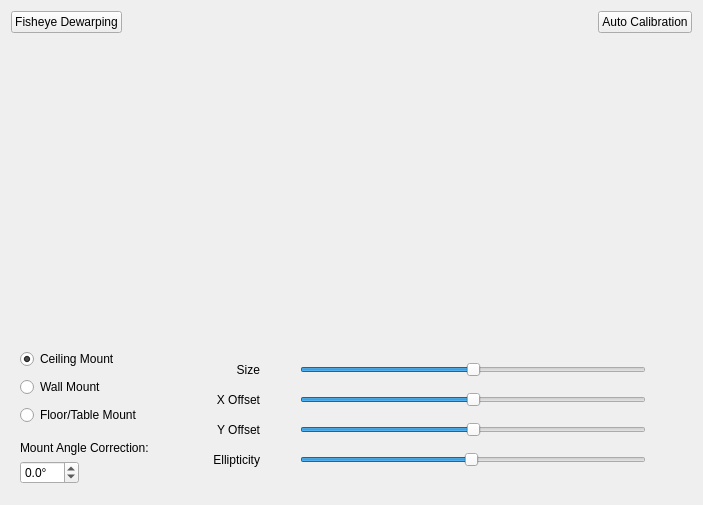
<?xml version="1.0" encoding="UTF-8"?>
<ui version="4.0">
 <class>FisheyeSettingsWidget</class>
 <widget class="QWidget" name="FisheyeSettingsWidget">
  <property name="geometry">
   <rect>
    <x>0</x>
    <y>0</y>
    <width>703</width>
    <height>505</height>
   </rect>
  </property>
  <property name="windowTitle">
   <string/>
  </property>
  <layout class="QVBoxLayout" name="verticalLayout" stretch="0,1,0">
   <property name="spacing">
    <number>16</number>
   </property>
   <item>
    <layout class="QHBoxLayout" name="horizontalLayout_2">
     <item>
      <widget class="QPushButton" name="fisheyeEnabledButton">
       <property name="text">
        <string>Fisheye Dewarping</string>
       </property>
       <property name="checkable">
        <bool>true</bool>
       </property>
      </widget>
     </item>
     <item>
      <spacer name="horizontalSpacer">
       <property name="orientation">
        <enum>Qt::Horizontal</enum>
       </property>
       <property name="sizeHint" stdset="0">
        <size>
         <width>40</width>
         <height>20</height>
        </size>
       </property>
      </spacer>
     </item>
     <item>
      <widget class="QPushButton" name="autoCalibrationButton">
       <property name="text">
        <string>Auto Calibration</string>
       </property>
      </widget>
     </item>
    </layout>
   </item>
   <item>
    <widget class="QnFisheyeCalibrationWidget" name="calibrateWidget" native="true">
    </widget>
   </item>
   <item>
    <widget class="QWidget" name="widget" native="true">
     <layout class="QHBoxLayout" name="horizontalLayout_3" stretch="1,3">
      <property name="spacing">
       <number>24</number>
      </property>
      <item>
       <layout class="QVBoxLayout" name="verticalLayout_2">
        <property name="spacing">
         <number>8</number>
        </property>
        <item>
         <widget class="QRadioButton" name="viewDownButton">
          <property name="text">
           <string>Ceiling Mount</string>
          </property>
          <property name="checked">
           <bool>true</bool>
          </property>
         </widget>
        </item>
        <item>
         <widget class="QRadioButton" name="horizontalRadioButton">
          <property name="text">
           <string>Wall Mount</string>
          </property>
          <property name="checked">
           <bool>false</bool>
          </property>
         </widget>
        </item>
        <item>
         <widget class="QRadioButton" name="viewUpButton">
          <property name="text">
           <string>Floor/Table Mount</string>
          </property>
         </widget>
        </item>
        <item>
         <widget class="QWidget" name="widget_3" native="true">
          <layout class="QVBoxLayout" name="verticalLayout_5">
           <property name="leftMargin">
            <number>0</number>
           </property>
           <property name="topMargin">
            <number>8</number>
           </property>
           <property name="rightMargin">
            <number>0</number>
           </property>
           <property name="bottomMargin">
            <number>0</number>
           </property>
           <item>
            <widget class="QLabel" name="label">
             <property name="sizePolicy">
              <sizepolicy hsizetype="Preferred" vsizetype="Fixed">
               <horstretch>0</horstretch>
               <verstretch>0</verstretch>
              </sizepolicy>
             </property>
             <property name="text">
              <string>Mount Angle Correction:</string>
             </property>
            </widget>
           </item>
           <item>
            <widget class="QDoubleSpinBox" name="angleSpinBox">
             <property name="sizePolicy">
              <sizepolicy hsizetype="Fixed" vsizetype="Fixed">
               <horstretch>0</horstretch>
               <verstretch>0</verstretch>
              </sizepolicy>
             </property>
             <property name="suffix">
              <string>°</string>
             </property>
             <property name="decimals">
              <number>1</number>
             </property>
             <property name="minimum">
              <double>-30.000000000000000</double>
             </property>
             <property name="maximum">
              <double>30.000000000000000</double>
             </property>
            </widget>
           </item>
           <item>
            <spacer name="verticalSpacer_2">
             <property name="orientation">
              <enum>Qt::Vertical</enum>
             </property>
             <property name="sizeHint" stdset="0">
              <size>
               <width>20</width>
               <height>1</height>
              </size>
             </property>
            </spacer>
           </item>
          </layout>
         </widget>
        </item>
       </layout>
      </item>
      <item>
       <widget class="QWidget" name="widget_2" native="true">
        <layout class="QGridLayout" name="gridLayout">
         <property name="horizontalSpacing">
          <number>4</number>
         </property>
         <item row="0" column="0">
          <widget class="QLabel" name="sizeLabel">
           <property name="text">
            <string>Size</string>
           </property>
           <property name="alignment">
            <set>Qt::AlignRight|Qt::AlignTrailing|Qt::AlignVCenter</set>
           </property>
          </widget>
         </item>
         <item row="0" column="1">
          <widget class="QLabel" name="sizeIcon1">
           <property name="minimumSize">
            <size>
             <width>32</width>
             <height>24</height>
            </size>
           </property>
           <property name="text">
            <string notr="true"/>
           </property>
           <property name="alignment">
            <set>Qt::AlignRight|Qt::AlignTrailing|Qt::AlignVCenter</set>
           </property>
          </widget>
         </item>
         <item row="1" column="0">
          <widget class="QLabel" name="xOffsetLabel">
           <property name="text">
            <string>X Offset</string>
           </property>
           <property name="alignment">
            <set>Qt::AlignRight|Qt::AlignTrailing|Qt::AlignVCenter</set>
           </property>
          </widget>
         </item>
         <item row="0" column="3">
          <widget class="QLabel" name="sizeIcon2">
           <property name="minimumSize">
            <size>
             <width>24</width>
             <height>24</height>
            </size>
           </property>
           <property name="text">
            <string notr="true"/>
           </property>
          </widget>
         </item>
         <item row="0" column="2">
          <widget class="QSlider" name="sizeSlider">
           <property name="minimumSize">
            <size>
             <width>200</width>
             <height>0</height>
            </size>
           </property>
           <property name="minimum">
            <number>25</number>
           </property>
           <property name="maximum">
            <number>75</number>
           </property>
           <property name="value">
            <number>50</number>
           </property>
           <property name="orientation">
            <enum>Qt::Horizontal</enum>
           </property>
          </widget>
         </item>
         <item row="2" column="3">
          <widget class="QLabel" name="yOffsetIcon2">
           <property name="minimumSize">
            <size>
             <width>24</width>
             <height>24</height>
            </size>
           </property>
           <property name="text">
            <string notr="true"/>
           </property>
          </widget>
         </item>
         <item row="2" column="0">
          <widget class="QLabel" name="yOffsetLabel">
           <property name="text">
            <string>Y Offset</string>
           </property>
           <property name="alignment">
            <set>Qt::AlignRight|Qt::AlignTrailing|Qt::AlignVCenter</set>
           </property>
          </widget>
         </item>
         <item row="2" column="2">
          <widget class="QSlider" name="yOffsetSlider">
           <property name="minimumSize">
            <size>
             <width>200</width>
             <height>0</height>
            </size>
           </property>
           <property name="maximum">
            <number>100</number>
           </property>
           <property name="value">
            <number>50</number>
           </property>
           <property name="orientation">
            <enum>Qt::Horizontal</enum>
           </property>
          </widget>
         </item>
         <item row="1" column="2">
          <widget class="QSlider" name="xOffsetSlider">
           <property name="minimumSize">
            <size>
             <width>200</width>
             <height>0</height>
            </size>
           </property>
           <property name="maximum">
            <number>100</number>
           </property>
           <property name="value">
            <number>50</number>
           </property>
           <property name="orientation">
            <enum>Qt::Horizontal</enum>
           </property>
          </widget>
         </item>
         <item row="3" column="1">
          <widget class="QLabel" name="ellipticityIcon1">
           <property name="minimumSize">
            <size>
             <width>32</width>
             <height>24</height>
            </size>
           </property>
           <property name="text">
            <string notr="true"/>
           </property>
           <property name="alignment">
            <set>Qt::AlignRight|Qt::AlignTrailing|Qt::AlignVCenter</set>
           </property>
          </widget>
         </item>
         <item row="1" column="1">
          <widget class="QLabel" name="xOffsetIcon1">
           <property name="minimumSize">
            <size>
             <width>32</width>
             <height>24</height>
            </size>
           </property>
           <property name="text">
            <string notr="true"/>
           </property>
           <property name="alignment">
            <set>Qt::AlignRight|Qt::AlignTrailing|Qt::AlignVCenter</set>
           </property>
          </widget>
         </item>
         <item row="3" column="2">
          <widget class="QSlider" name="ellipticitySlider">
           <property name="minimumSize">
            <size>
             <width>200</width>
             <height>0</height>
            </size>
           </property>
           <property name="minimum">
            <number>1</number>
           </property>
           <property name="maximum">
            <number>100</number>
           </property>
           <property name="value">
            <number>50</number>
           </property>
           <property name="orientation">
            <enum>Qt::Horizontal</enum>
           </property>
          </widget>
         </item>
         <item row="3" column="0">
          <widget class="QLabel" name="ellipticityLabel">
           <property name="text">
            <string>Ellipticity</string>
           </property>
           <property name="alignment">
            <set>Qt::AlignRight|Qt::AlignTrailing|Qt::AlignVCenter</set>
           </property>
          </widget>
         </item>
         <item row="3" column="3">
          <widget class="QLabel" name="ellipticityIcon2">
           <property name="minimumSize">
            <size>
             <width>24</width>
             <height>24</height>
            </size>
           </property>
           <property name="text">
            <string notr="true"/>
           </property>
          </widget>
         </item>
         <item row="1" column="3">
          <widget class="QLabel" name="xOffsetIcon2">
           <property name="minimumSize">
            <size>
             <width>24</width>
             <height>24</height>
            </size>
           </property>
           <property name="text">
            <string notr="true"/>
           </property>
          </widget>
         </item>
         <item row="2" column="1">
          <widget class="QLabel" name="yOffsetIcon1">
           <property name="minimumSize">
            <size>
             <width>32</width>
             <height>24</height>
            </size>
           </property>
           <property name="text">
            <string notr="true"/>
           </property>
           <property name="alignment">
            <set>Qt::AlignRight|Qt::AlignTrailing|Qt::AlignVCenter</set>
           </property>
          </widget>
         </item>
         <item row="4" column="0" colspan="3">
          <spacer name="verticalSpacer">
           <property name="orientation">
            <enum>Qt::Vertical</enum>
           </property>
           <property name="sizeHint" stdset="0">
            <size>
             <width>20</width>
             <height>1</height>
            </size>
           </property>
          </spacer>
         </item>
        </layout>
       </widget>
      </item>
     </layout>
    </widget>
   </item>
  </layout>
 </widget>
 <customwidgets>
  <customwidget>
   <class>QnFisheyeCalibrationWidget</class>
   <extends>QWidget</extends>
   <header location="global">ui/widgets/fisheye/fisheye_calibration_widget.h</header>
   <container>1</container>
  </customwidget>
 </customwidgets>
 <tabstops>
  <tabstop>fisheyeEnabledButton</tabstop>
  <tabstop>autoCalibrationButton</tabstop>
  <tabstop>viewDownButton</tabstop>
  <tabstop>horizontalRadioButton</tabstop>
  <tabstop>viewUpButton</tabstop>
 </tabstops>
 <resources/>
 <connections/>
</ui>
